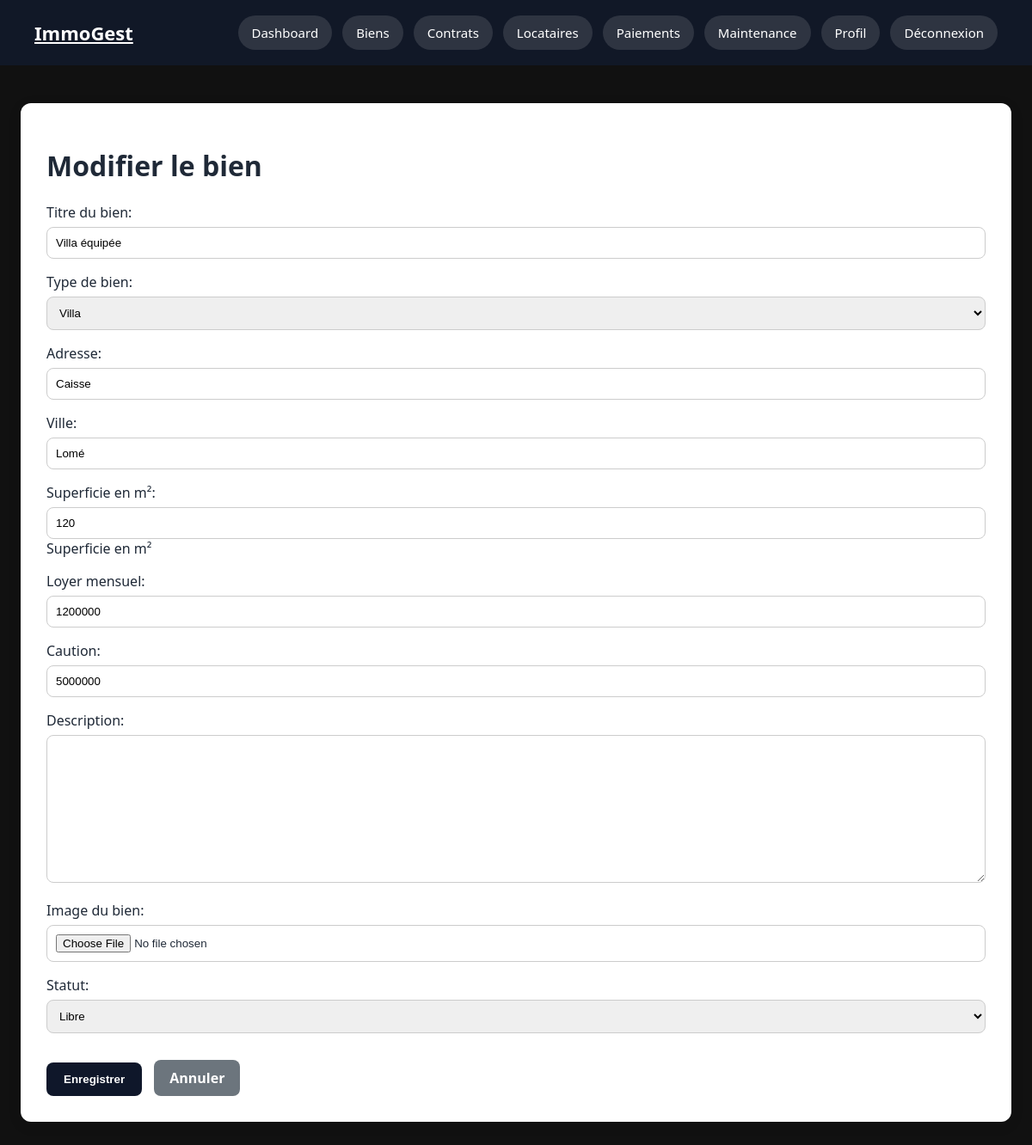
Page /properties/biens/4/modifier/ (signed in) on the committed database.
### properties/models.py (models this page shows, shortened)
class Bien(models.Model):
    APPARTEMENT = 'appartement'
    VILLA = 'villa'
    STUDIO = 'studio'
    MAISON = 'maison'
    TYPE_BIEN_CHOICES = [
        (APPARTEMENT, 'Appartement'),
        (VILLA, 'Villa'),
        (STUDIO, 'Studio'),
        (MAISON, 'Maison'),
    ]
    LIBRE = 'libre'
    LOUE = 'loue'
    EN_TRAVAUX = 'en_travaux'
    STATUT_CHOICES = [
        (LIBRE, 'Libre'),
        (LOUE, 'Loué'),
        (EN_TRAVAUX, 'En travaux'),
    ]
    proprietaire = models.ForeignKey(
        ProfilProprietaire,
        on_delete=models.CASCADE,
        related_name='biens'
    )
    titre = models.CharField(
        max_length=200
    )
    type_bien = models.CharField(
        max_length=30,
        choices=TYPE_BIEN_CHOICES
    )
    adresse = models.CharField(
        max_length=255
    )
    ville = models.CharField(
        max_length=100,
        default='Lomé'
    )
    superficie = models.PositiveIntegerField(
        help_text='Superficie en m²'
    )
    loyer_mensuel = models.DecimalField(
        max_digits=10,
        decimal_places=0
    )
    caution = models.DecimalField(
        max_digits=10,
        decimal_places=0
    )
    description = models.TextField(
        blank=True
    )
    image = models.ImageField(
        upload_to='biens/',
        blank=True,
        null=True
    )
    statut = models.CharField(
        max_length=20,
        choices=STATUT_CHOICES,
        default=LIBRE
    )
    is_archived = models.BooleanField(
        default=False
    )
    created_at = models.DateTimeField(
        auto_now_add=True
    )
    updated_at = models.DateTimeField(
        auto_now=True
    )
    class Meta:
        verbose_name = 'Bien immobilier'
        verbose_name_plural = 'Biens immobiliers'
        ordering = ['-created_at']

### properties/views.py (the view)
@login_required
@proprietaire_required
def modifier_bien(request, pk):
    profil = request.user.profil_proprietaire
    bien = get_object_or_404(Bien, pk=pk, proprietaire=profil)
    if request.method == 'POST':
        form = BienForm(request.POST, request.FILES, instance=bien)
        if form.is_valid():
            form.save()
            messages.success(request, "Bien modifié avec succès.")
            return redirect('properties:detail_bien', pk=bien.pk)
    else:
        form = BienForm(instance=bien)
    return render(request, 'properties/form_bien.html', {
        'form': form,
        'titre': 'Modifier le bien'
    })

### properties/forms.py
class BienForm(forms.ModelForm):
    class Meta:
        model = Bien
        fields = [
            'titre',
            'type_bien',
            'adresse',
            'ville',
            'superficie',
            'loyer_mensuel',
            'caution',
            'description',
            'image',
            'statut',
        ]
        labels = {
            'titre': 'Titre du bien',
            'type_bien': 'Type de bien',
            'adresse': 'Adresse',
            'ville': 'Ville',
            'superficie': 'Superficie en m²',
            'loyer_mensuel': 'Loyer mensuel',
            'caution': 'Caution',
            'description': 'Description',
            'image': 'Image du bien',
            'statut': 'Statut',
        }

### templates/properties/form_bien.html (shortened to what this page needs)
{% extends "base.html" %}
{% block content %}
<div class="card">
    <h1>{{ titre }}</h1>
    <form method="post" enctype="multipart/form-data">
        {{ form.as_p }}
        <button type="submit">Enregistrer</button>
        <a href="{% url 'properties:liste_biens' %}" class="btn-secondary">
            Annuler
        </a>
    </form>
</div>
{% endblock %}

### static/css/style.css (style rules this page uses)
* { box-sizing: border-box; }
body { margin: 0; font-family: Arial, sans-serif; background-color: #f5f7fa; color: #222; }
.card { background-color: white; padding: 30px; border-radius: 12px; box-shadow: 0 4px 15px rgba(0, 0, 0, 0.1); }
input, select, textarea { width: 100%; padding: 10px; margin-top: 6px; border: 1px solid #ccc; border-radius: 8px; }
button { background-color: #0f172a; color: white; border: none; padding: 12px 20px; border-radius: 8px; cursor: pointer; font-weight: bold; }
.btn-secondary { margin-left: 10px; color: #0f172a; text-decoration: none; font-weight: bold; }
.btn-secondary { display: inline-block; padding: 10px 18px; background: #6c757d; color: white; text-decoration: none; border-radius: 8px; margin-top: 15px; }
body { background: #f6f4ef; color: #1f2937; }
body { margin: 0; padding: 0; background: #111; font-family: 'Segoe UI', sans-serif; }

### rows in the picture
Bien: titre "Villa équipée", type_bien "Villa", adresse "Caisse", ville "Lomé", superficie "120", loyer_mensuel "1200000", caution "5000000", statut "Libre"

### other values in the picture
{{ titre }} "Modifier le bien"
